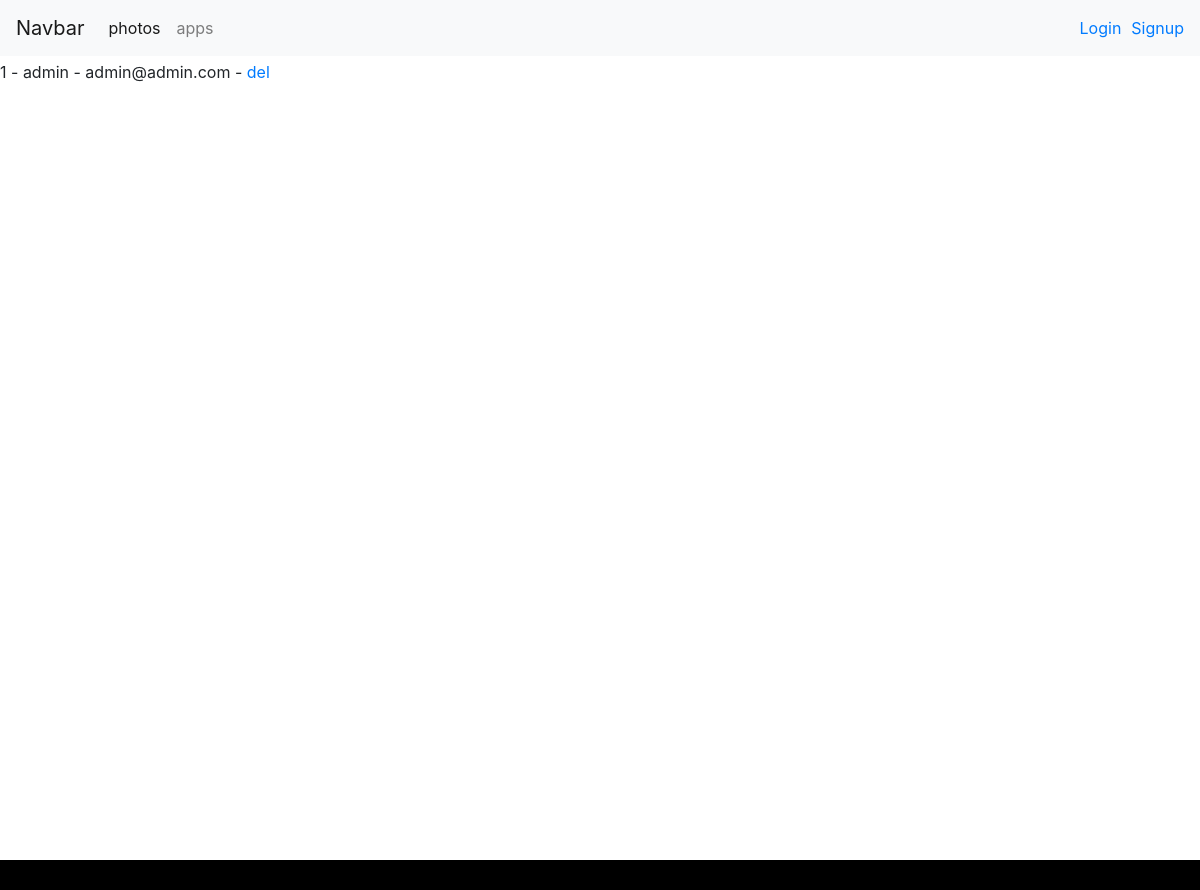
The page /accounts/user_list/ on the database as committed earlier.
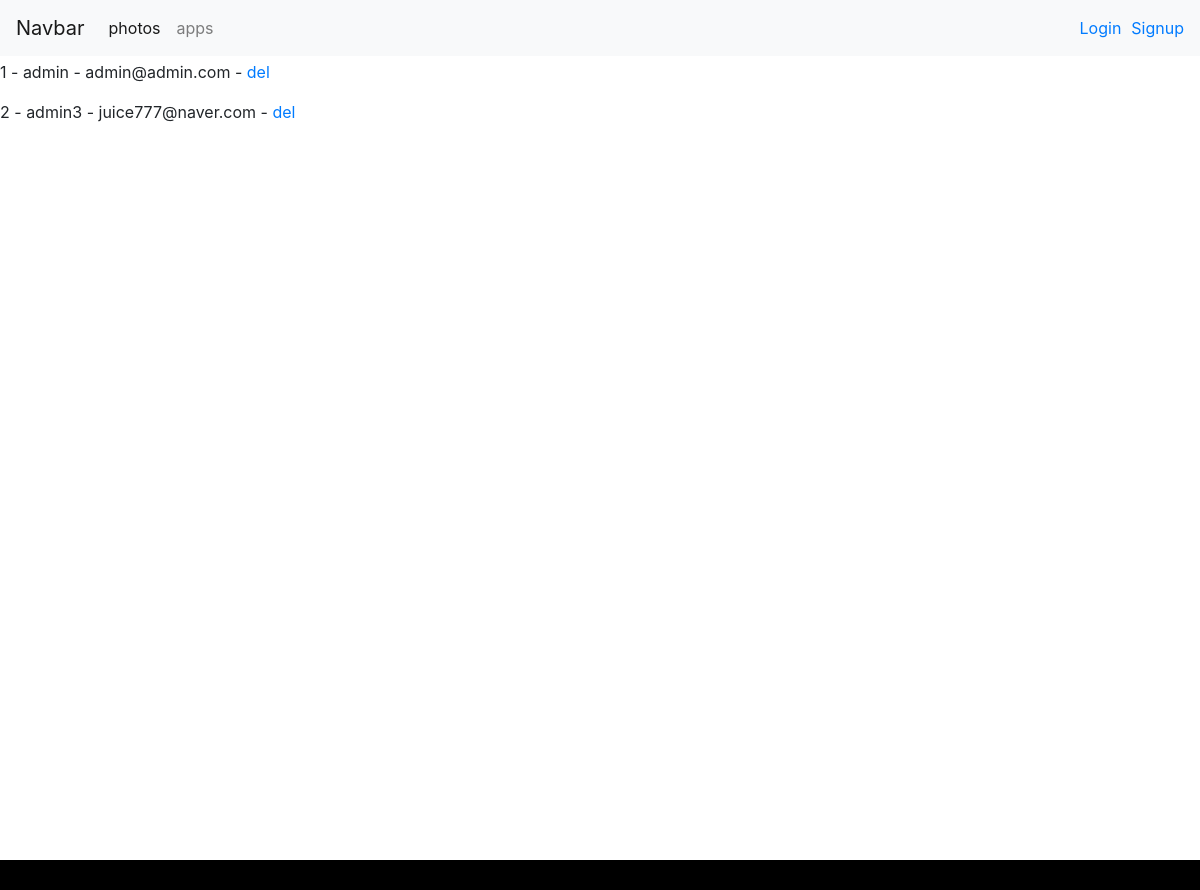
The same page on the database as committed later.
### accounts/models.py (models this page shows, shortened)
class User(AbstractUser):
    profile_name = models.CharField(max_length=100)
    profile_image = models.ImageField(upload_to="image/profile_image", blank=True )

### accounts/views.py (the view)
# urls.py: path('user_list/',views.user_list,name='user_list'),
def user_list(request):
    users = get_user_model().objects.all()
    context ={
        'users' : users,
    }
    return render(request,'accounts/user_list.html',context)

### templates/accounts/user_list.html (shortened to what this page needs)
{% extends 'base.html' %}
{% load bootstrap4 %}
{% block content %}
    {% for user in users %}
        <p>{{ user.id }} - {{user.username}} - {{user.email}} - <a href="{% url 'accounts:delete' user.pk %}">del</a> </p>
    {% endfor %}
{% endblock content %}

Rows that differ between the two databases and show on the page:
added User: id "2", username "admin3", email "juice777@naver.com"
